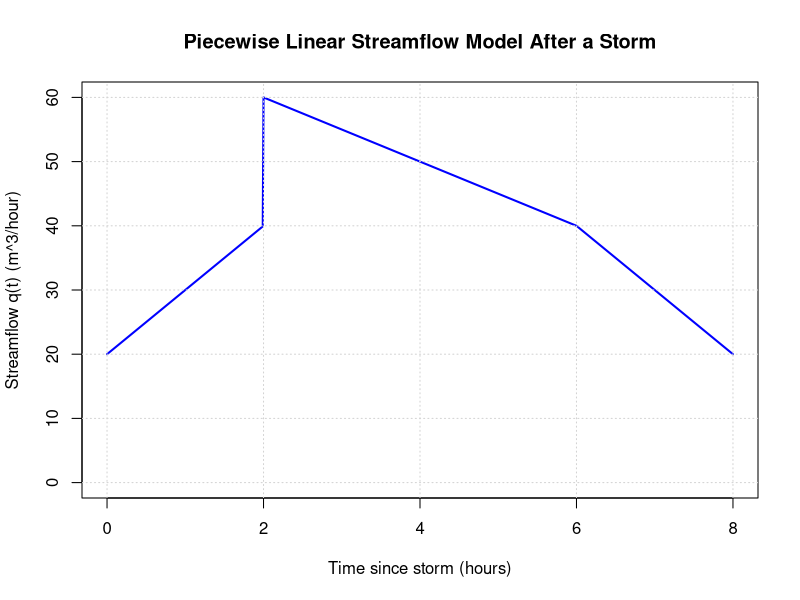
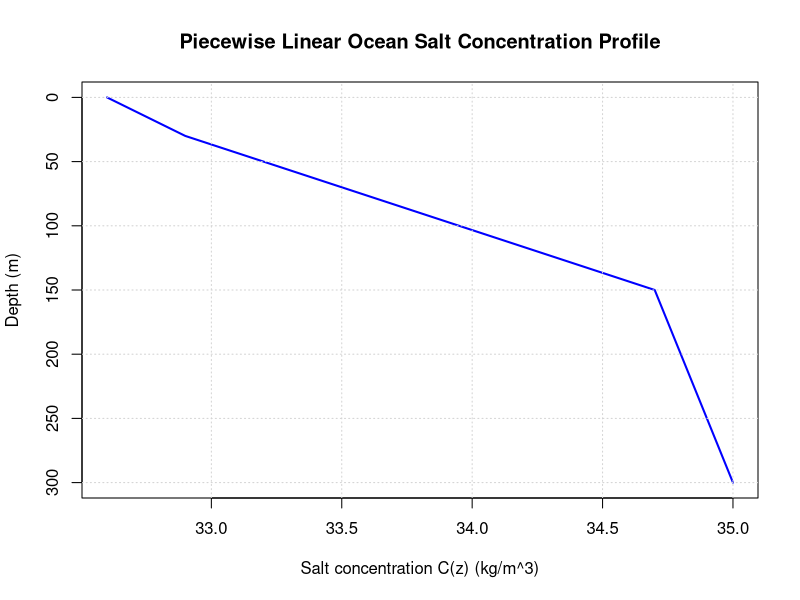
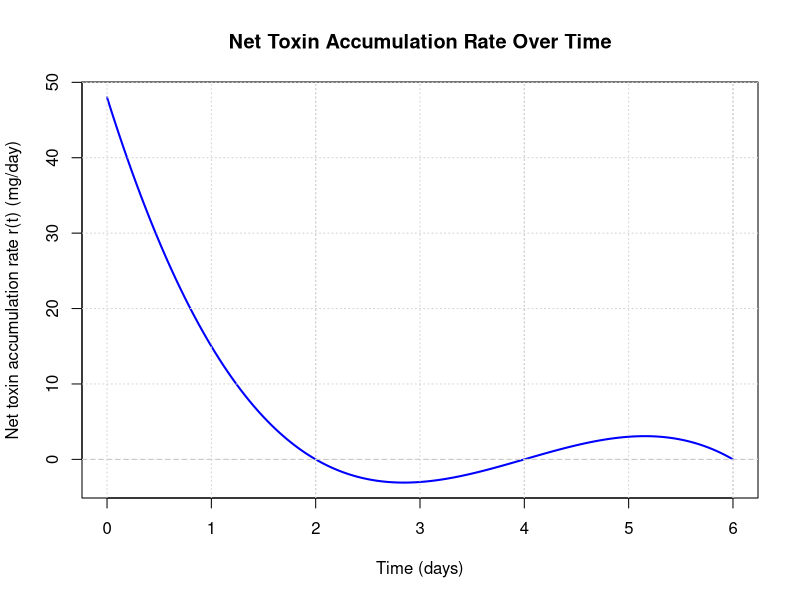
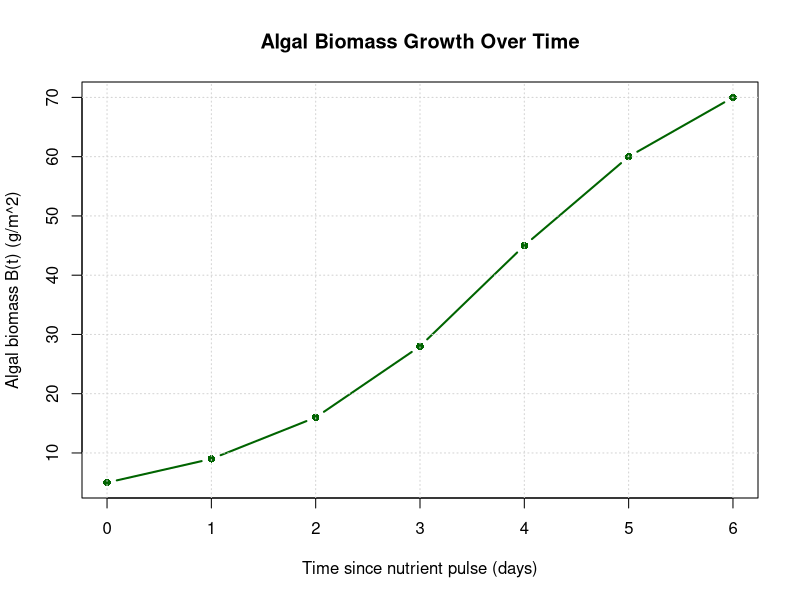

Recreate these plots in R, in order.
## ---- chunk 1
# Create a fine time grid
t <- seq(0, 8, by = 0.01)

# Define the piecewise streamflow function
q <- ifelse(
  t < 2,
  20 + 10*t,
  ifelse(
    t < 6,
    60 - 5*(t - 2),
    40 - 10*(t - 6)
  )
)

# Plot the streamflow function with y-axis starting at 0
plot(
  t, q,
  type = "l",
  lwd = 2,
  col = "blue",
  xlab = "Time since storm (hours)",
  ylab = "Streamflow q(t) (m^3/hour)",
  main = "Piecewise Linear Streamflow Model After a Storm",
  ylim = c(0, max(q))
)

# Add reference grid
grid()

## ---- chunk 2
# Create a fine depth grid (meters, positive downward)
z <- seq(0, 300, by = 0.5)

# Define the piecewise salt concentration function
# (interpreting values as salt concentration per unit volume, ~ kg/m^3)
C <- ifelse(
  z < 30,
  32.6 + 0.010*z,
  ifelse(
    z < 150,
    32.9 + 0.015*(z - 30),
    34.7 + 0.002*(z - 150)
  )
)

# Plot with depth on the vertical axis
plot(
  C, z,
  type = "l",
  lwd = 2,
  col = "blue",
  xlab = "Salt concentration C(z) (kg/m^3)",
  ylab = "Depth (m)",
  main = "Piecewise Linear Ocean Salt Concentration Profile",
  ylim = c(300, 0)   # reverse axis so depth increases downward
)

# Add reference grid
grid()
## ---- chunk 3
# Create a time grid (days)
t <- seq(0, 6, by = 0.01)

# Define the cubic rate function (mg/day)
r <- (t - 2) * (6 - t) * (t - 4)

# Plot the rate function
plot(
  t, r,
  type = "l",
  lwd = 2,
  col = "blue",
  xlab = "Time (days)",
  ylab = "Net toxin accumulation rate r(t) (mg/day)",
  main = "Net Toxin Accumulation Rate Over Time"
)

# Add reference lines
abline(h = 0, col = "gray", lty = 2)
abline(v = c(2, 4, 6), col = "gray", lty = 3)

# Add grid
grid()
## ---- chunk 4
# Observed algal biomass data
t <- c(0, 1, 2, 3, 4, 5, 6)
B <- c(5, 9, 16, 28, 45, 60, 70)

# Plot algal biomass versus time
plot(
  t, B,
  type = "b",
  pch = 16,
  lwd = 2,
  col = "darkgreen",
  xlab = "Time since nutrient pulse (days)",
  ylab = "Algal biomass B(t) (g/m^2)",
  main = "Algal Biomass Growth Over Time"
)

# Add reference grid
grid()
